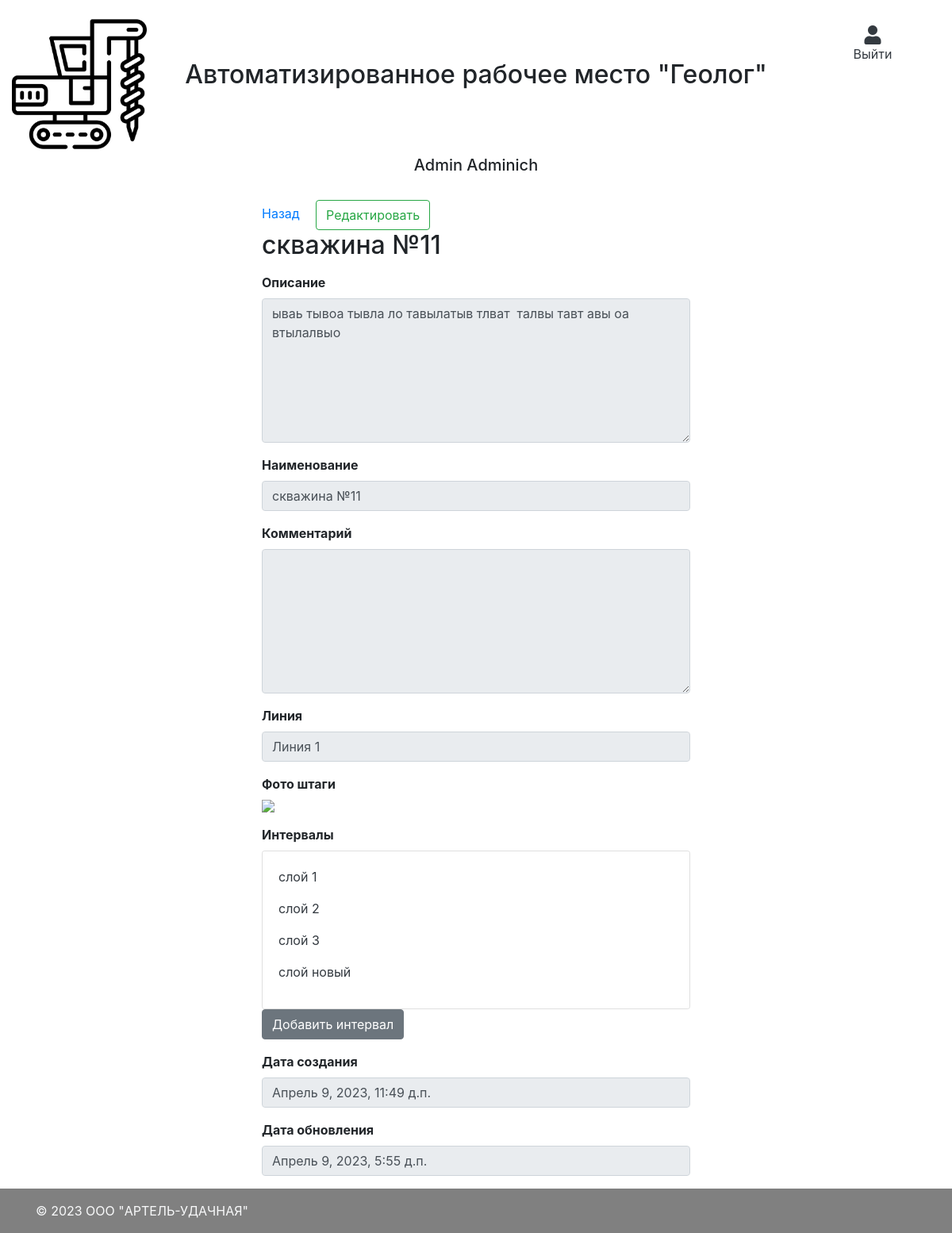
Page /wells/1 (signed in) on the earlier database version.
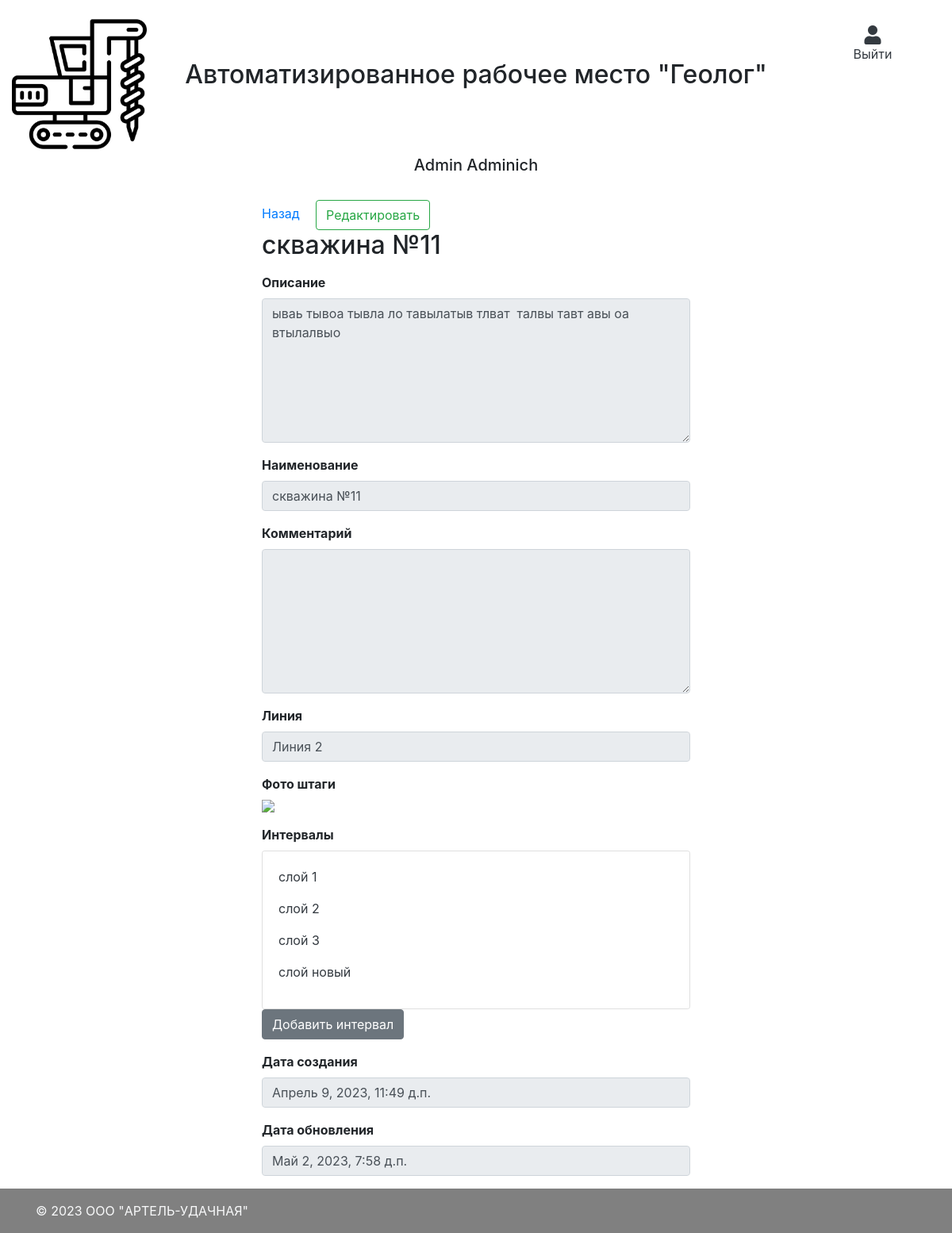
Same page on the later database version.
### main/models.py (models this page shows, shortened)
class Well(models.Model):
    name = models.CharField("Наименование", max_length=255, unique=True)
    description = models.TextField("Описание", null=True, blank=True)
    comment = models.TextField("Комментарий", null=True, blank=True)
    x = models.FloatField("x", null=True, blank=True)
    y = models.FloatField("y", null=True, blank=True)
    z = models.FloatField("z", null=True, blank=True)
    line = models.ForeignKey(Line, verbose_name="Линия", on_delete=models.CASCADE, null=True)
    pillar_photo = models.ImageField("Фото штаги", upload_to='images/', null=True)
    created_at = models.DateTimeField("Дата создания", auto_now_add=True)
    updated_at = models.DateTimeField("Дата обновления", auto_now=True)
    class Meta:
        verbose_name = "Скважина"
        verbose_name_plural = "Скважины"
        unique_together = ('name', 'line',)

class Line(models.Model):
    name = models.CharField("Наименование", max_length=50)
    watercourse = models.ForeignKey(WaterCourse, on_delete=models.CASCADE, verbose_name="Водоток", null=True)
    def __str__(self):
        return self.name
    class Meta:
        verbose_name = "Линия"
        verbose_name_plural = "Линии"

### main/views.py (the view)
# urls.py: path('wells/<int:pk>', views.WellDetailView.as_view(), name='wells_detail'),
class WellDetailView(LoginRequiredMixin, DetailView):
    template_name = "main/tasks/wells/index.html"
    model = models.Well
    def get_context_data(self, **kwargs):
        context = super().get_context_data(**kwargs)
        context['layers'] = models.Layer.objects.filter(well=self.get_object()).all()
        return context

### templates/main/tasks/wells/index.html (shortened to what this page needs)
{% extends "layout.html" %}
{% block content %}
    <div class="col-12">
        <div class="row justify-content-center">
            <div class="col-md-6">
                <div class="form-group">
                    <a href="/main_menu?target=tasks">Назад</a>
                    <a href="/wells/edit/{{ object.id }}" class="ml-3 btn btn-outline-success">Редактировать</a>
                    <h2>{{ object.name }}</h2>
                </div>
                <div class="form-group">
                    <label for="description" class="font-weight-bold">Описание</label>
                    <textarea type="text" class="form-control" readonly id="description" rows="7">{{ object.description }}</textarea>
                </div>
                <div class="form-group">
                    <label for="name" class="font-weight-bold">Наименование</label>
                    <input type="text" class="form-control" readonly id="name" value="{{ object.name }}">
                </div>
                <div class="form-group">
                    <label for="comment" class="font-weight-bold">Комментарий</label>
                    <textarea type="text" class="form-control" readonly id="comment" rows="7">{{ object.comment }}</textarea>
                </div>
                <div class="form-group">
                    <label for="line" class="font-weight-bold">Линия</label>
                    <input type="text" class="form-control" readonly id="line" value="{{ object.line }}">
                </div>
                <div class="form-group">
                    <label for="pillarPhoto" class="font-weight-bold">Фото штаги</label>
                    <div class="image-container">
                        <img src="/media/{{object.pillar_photo}}" class="img-fluid pillar-photo">
                    </div>
                </div>
                <div class="form-group">
                    <label for="layer" class="font-weight-bold">Интервалы</label>
                    <div id="layers" class="card card-body" style="overflow-y: scroll; height:200px;">
                        {% for layer in layers %}
                            <p><a href="/layers/{{ layer.id }}?well={{ object.id }}" class="text-dark">{{ layer.name }}</a></p>
                        {% endfor %}
                    </div>
                    <a href="/layers/add?well={{ object.id }}" class="btn btn-secondary">Добавить интервал</a>
                </div>
                <div class="form-group">
                    <label for="created_at" class="font-weight-bold">Дата создания</label>
                    <input type="text" class="form-control" readonly id="created_at" value="{{ object.created_at }}">
                </div>
                <div class="form-group">
                    <label for="updated_at" class="font-weight-bold">Дата обновления</label>
                    <input type="text" class="form-control" readonly id="updated_at" value="{{ object.updated_at }}">
                </div>
            </div>
        </div>
    </div>
{% endblock %}

Differences in the rows shown:
changed Well "скважина №11": line "Линия 1" → "Линия 2"; updated_at "Апрель 9, 2023, 5:55 д.п." → "Май 2, 2023, 7:58 д.п."
